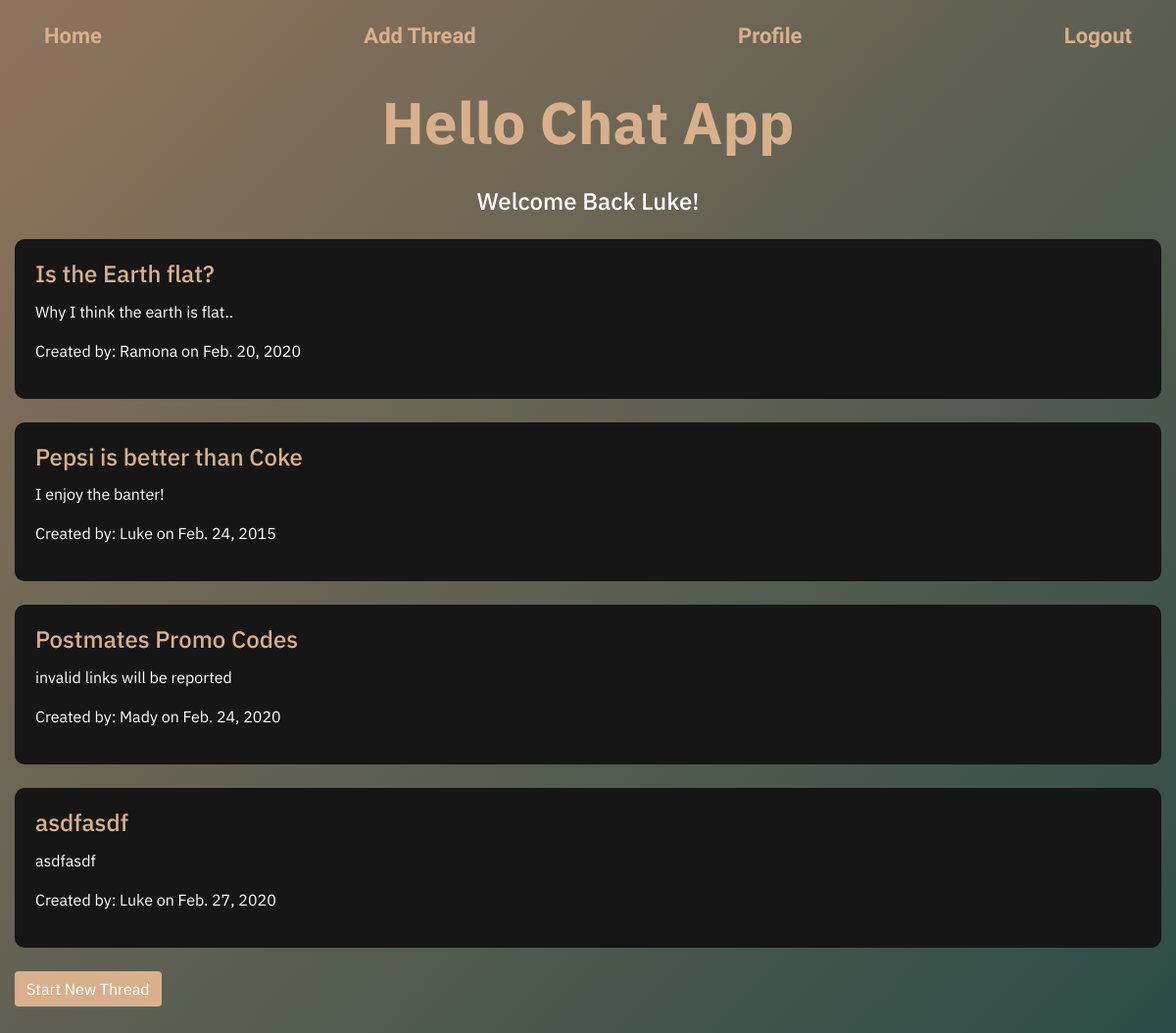
The page / (signed in) on the database as committed earlier.
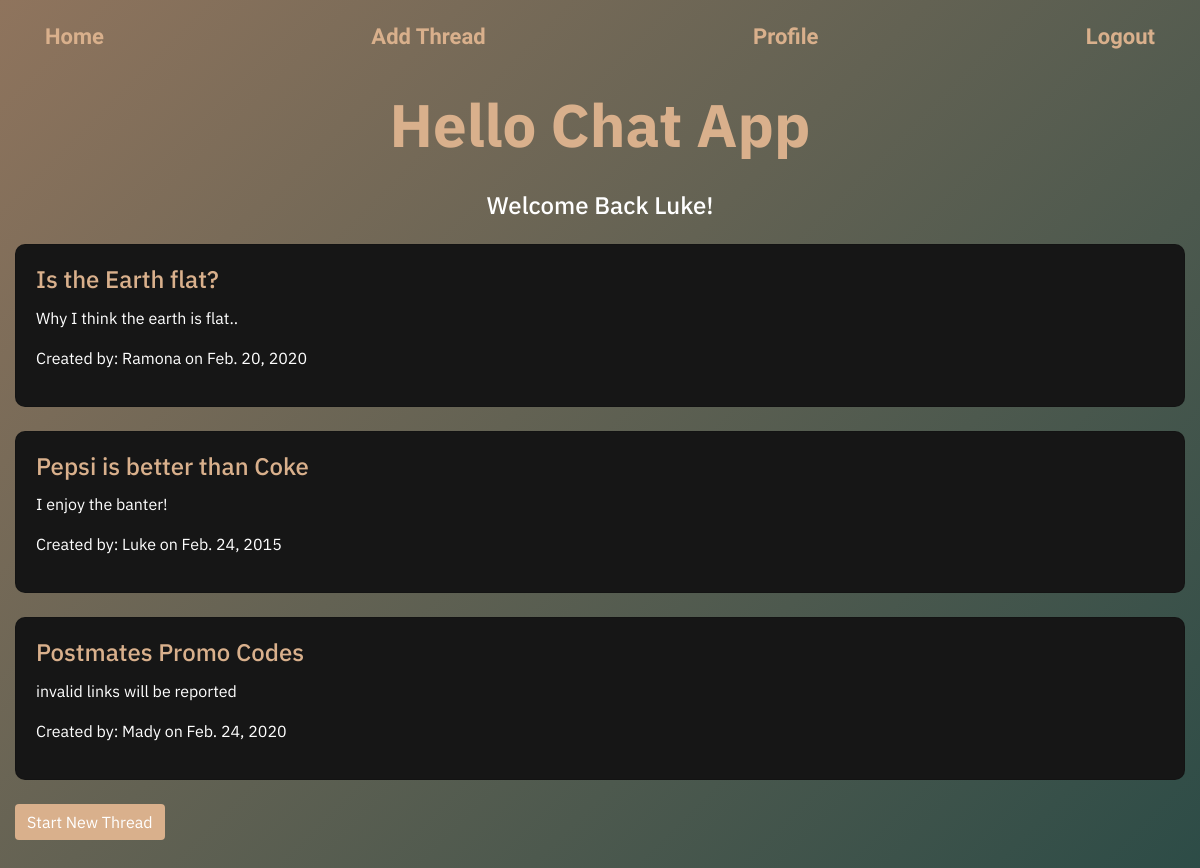
The same page on the database as committed later.
### chat/models.py (models this page shows, shortened)
class Chatroom(models.Model):
    name = models.CharField(max_length = 255)
    description = models.CharField(max_length = 100)
    posted = models.DateField(default=datetime.date.today)
    owner = models.ForeignKey(User, on_delete = models.CASCADE, related_name='chat')
    users = models.ManyToManyField(User, related_name = 'chatrooms')

### chat/views.py (the view)
# urls.py: path('', views.IndexView.as_view(), name = 'index'),
class IndexView(generic.ListView):
    template_name = 'chat/index.html'
    model = Chatroom

### chat/templates/chat/index.html (shortened to what this page needs)
{% extends 'base.html' %}
{% load crispy_forms_tags %}
{% block content %}
<div class="m-scene" id="main">
    <div class="m-header scene_element scene_element--fadein">
<h1>Hello Chat App</h1>
</div>
</div>
{% if request.user.is_authenticated %}
{% if request.user.username %}
<h5 id="greeting">Welcome Back {{request.user.username}}!</h5>
{% endif %}
{% for chatroom in object_list %}
<div class="row no-gutters mt-4 mb-4">
    <div class="col-md-12">
        <div class="card">
            <div class="card-body">
                {% if user in chatroom.users.all %}
                    <h5 class="card-title"><a href="{% url 'chat:detail' chatroom.id %}">{{chatroom.name}}</a></h5>
                    <p>{{ chatroom.description }}</p>
                    <p>Created by: {{ chatroom.owner }} on {{ chatroom.posted }}</p>
                {% endif %}
            </div>
        </div>
    </div>
</div>
{% endfor %}
<div class="row no-gutters mt-2">
    <a id='bottom-button' class='btn btn-success' href="{% url 'chat:create'%}">Start New Thread</a>
</div>
{% endif %}
{% endblock content %}

Rows that differ between the two databases and show on the page:
removed Chatroom: name "asdfasdf", description "asdfasdf", owner "Luke", posted "Feb. 27, 2020"
